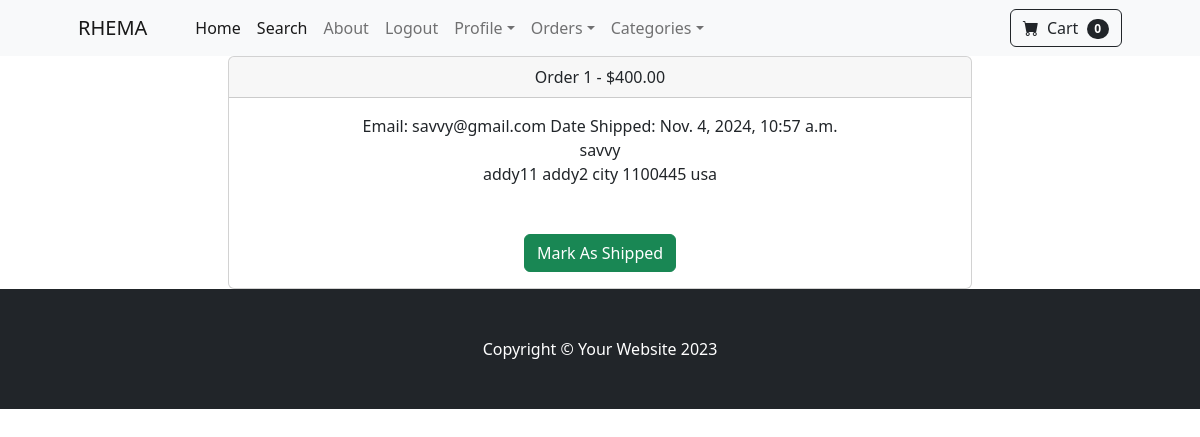
/payment/orders/1 (signed in), run on the app's committed database.
### payment/models.py (models this page shows, shortened)
class Order(models.Model):
    user = models.ForeignKey(User, on_delete=models.CASCADE, null=True, blank=True)
    full_name = models.CharField(max_length=255)
    email = models.EmailField(max_length=255)
    shipping_address = models.TextField(max_length=15000)
    amount_paid = models.DecimalField(max_digits=10, decimal_places=2)
    date_ordered = models.DateTimeField(auto_now_add=True)
    shipped = models.BooleanField(default=False)
    date_shipped = models.DateTimeField(blank=True, null=True)

### payment/views.py (the view, shortened to what this page needs)
# urls.py: path('orders/<int:pk>', views.orders, name="orders"),
def orders(request, pk):
    if request.user.is_authenticated and request.user.is_superuser:
        order = Order.objects.get(id=pk)
        items = OrderItem.objects.filter(order=pk)
        return render(request, 'payment/orders.html', {'order': order, 'items':items})

### cart/cart.py (called while the page is built)
    def __len__(self):
        return len(self.cart)

### cart/context_processor.py (called while the page is built)
def cart(request):
    return{'cart': Cart(request)}

### payment/templates/payment/orders.html (shortened to what this page needs)
{% extends "base.html" %}
{% block content %}
<div class="container">
    <div class="row">
        <center>
            <div class="col-8">
                <div class="card">
                    <div class="card-header">
                      Order {{ order.id }} - ${{ order.amount_paid }}
                    </div>
                    <div class="card-body">
                       Email: {{ order.email}}
                       {% if order.date_shipped %}
                         Date Shipped: {{ order.date_shipped }}
                        {% else %}
                          Date Ordered: {{ order.date_ordered}}
                        {% endif %}
                        <br/>
                        {{order.full_name}}<br/>
                        {{ order.shipping_address }} <br/>
                        <br/><br/>
                        {% if not order.shipped %}
                        <form method="POST">
                            <button type="submit" class="btn btn-success">Mark As Shipped</button>
                        </form>
                        {% else %}
                        <form method="POST">
                            {% csrf_token %}
                            <input type="hidden" name="shipping_status" value="false">
                            <button type="submit" class="btn btn-danger">Mark As Not Shipped</button>
                        </form>
                        {% endif %}
                    </div>
                </div>
            </div>
        </center>
    </div>
</div>
{% endblock  %}

### data on the page
Order: id "1", amount_paid "400.00", email "savvy@gmail.com", date_shipped "Nov. 4, 2024, 10:57 a.m.", full_name "savvy", shipping_address "addy11 addy2 city 1100445 usa"

### other printed values
{{ cart|length }} "0"
